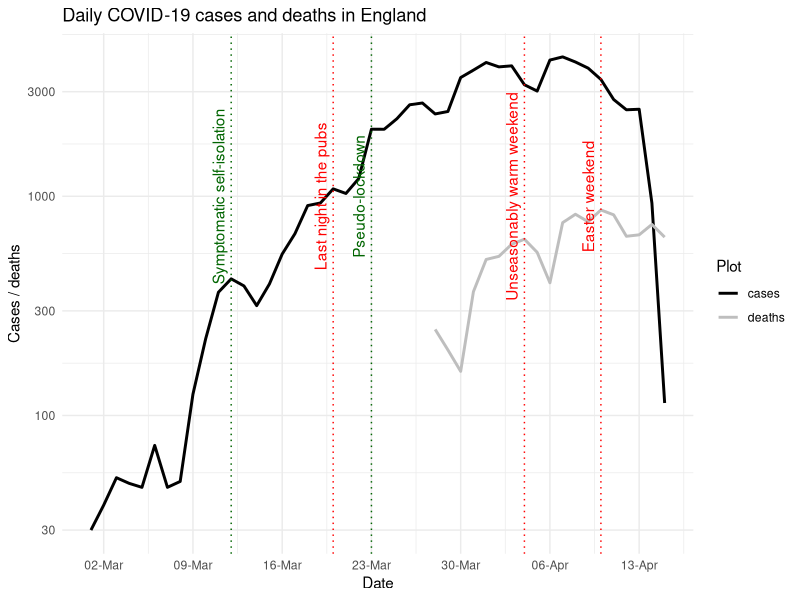
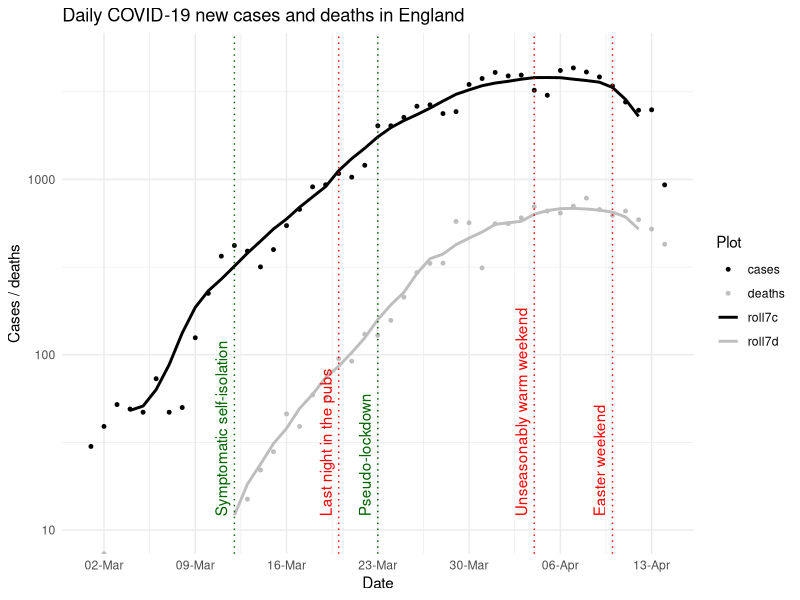
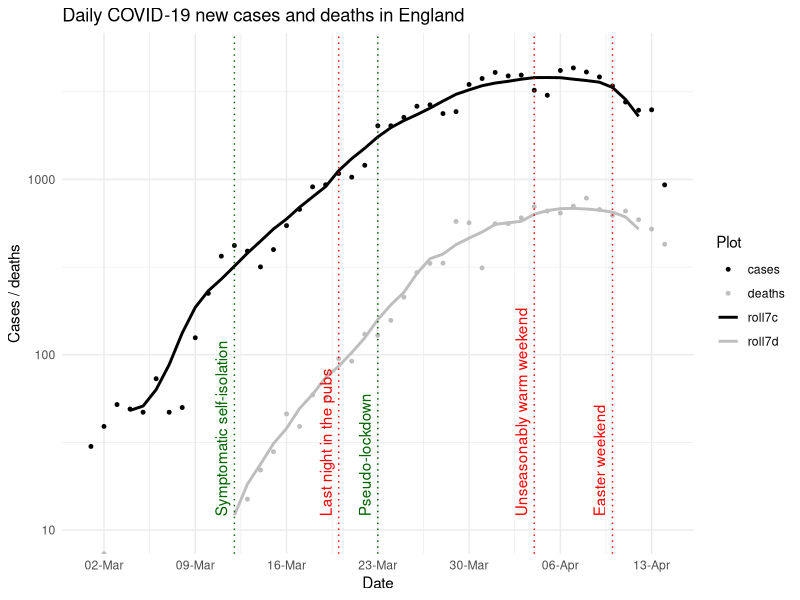

The R source for these figures, in order:
library(tidyverse)
library(xts)
#library(tbl2xts)
setwd("~/Documents/GitHub/covid-19")

# Get latest data from https://coronavirus.data.gov.uk/ - no way to automate this that I can see
cases <- read_csv("data/coronavirus-cases.csv")
deaths <- read_csv("data/coronavirus-deaths.csv") # Note deaths only from late-March onwards

# Country level data (England only)
eng_cases <- cases %>% filter(`Area name`=="England") %>% 
  select(date=`Specimen date`, cases_daily=`Daily lab-confirmed cases`, cases_cum=`Cumulative lab-confirmed cases`)
eng_deaths <- deaths %>% filter(`Area name`=="England") %>% 
  select(date=`Reporting date`, deaths_daily=`Daily hospital deaths`, deaths_cum=`Cumulative hospital deaths`)
# Filter for >50 cumulative cases, also removes NAs, and make tidy
eng <- full_join(eng_cases, eng_deaths) %>% 
  filter(cases_cum>50) %>% 
  select (date, deaths=deaths_daily, cases=cases_daily) %>% 
  pivot_longer(-date, names_to = "type", values_to = "count")

ggplot(eng, aes(x = date, y = count)) + 
  geom_line(aes(color = type), size = 1) +
  scale_color_manual(values = c("black", "grey")) +
  scale_y_continuous(trans='log10') +
  scale_x_date(date_breaks = "week" , date_labels = "%d-%b") +
  labs(title="Daily COVID-19 cases and deaths in England", x="Date", y="Cases / deaths", color="Plot") +
  geom_vline(xintercept=as.numeric(as.Date("2020-03-12")), color = "darkgreen", linetype=3) +
  annotate(geom = "text", x=as.Date("2020-03-11"), y=1000, label = "Symptomatic self-isolation", color = "darkgreen", angle = 90) +
  geom_vline(xintercept=as.numeric(as.Date("2020-03-20")), color = "red", linetype=3) +
  annotate(geom = "text", x=as.Date("2020-03-19"), y=1000, label = "Last night in the pubs", color = "red", angle = 90) +
  geom_vline(xintercept=as.numeric(as.Date("2020-03-23")), color = "darkgreen", linetype=3) +
  annotate(geom = "text", x=as.Date("2020-03-22"), y=1000, label = "Pseudo-lockdown", color = "darkgreen", angle = 90) +
  geom_vline(xintercept=as.numeric(as.Date("2020-04-04")), color = "red", linetype=3) +
  annotate(geom = "text", x=as.Date("2020-04-03"), y=1000, label = "Unseasonably warm weekend", color = "red", angle = 90) +
  geom_vline(xintercept=as.numeric(as.Date("2020-04-10")), color = "red", linetype=3) +
  annotate(geom = "text", x=as.Date("2020-04-09"), y=1000, label = "Easter weekend", color = "red", angle = 90) +
  theme_minimal()

# Alternative source for deaths data https://www.england.nhs.uk/statistics/statistical-work-areas/covid-19-daily-deaths/
# Can't be bothered to go through all the hoops of readxl and automatic data extraction so here's a processed csv
data <- read_csv("data/processed.csv")
data$date = as.Date(data$date)
data$roll7c <- rollmean(data$cases, 7, fill=NA)
data$roll7d <- rollmean(data$deaths, 7, fill=NA)
data_roll <- filter(data, date<=as.Date("2020-04-14"))  %>% select(date, roll7c, roll7d) %>% 
  pivot_longer(-date, names_to = "type", values_to = "count")
data <- filter(data, date<=as.Date("2020-04-14"))  %>% select(date, cases, deaths) %>% 
  pivot_longer(-date, names_to = "type", values_to = "count")

ggplot(data, aes(x = date, y = count)) + 
  geom_point(aes(color = type), size = 1) +
  geom_line(data=data_roll, aes(color = type), size = 1)+
  scale_color_manual(values = c("black", "grey", "black", "grey")) +
  scale_y_continuous(trans='log10', limits=c(10,5000)) +
  scale_x_date(date_breaks = "weeks" , date_labels = "%d-%b") +
  labs(title="Daily COVID-19 new cases and deaths in England", x="Date", y="Cases / deaths", color="Plot") +
  geom_vline(xintercept=as.numeric(as.Date("2020-03-12")), color = "darkgreen", linetype=3) +
  annotate(geom = "text", x=as.Date("2020-03-11"), y=12, label = "Symptomatic self-isolation", color = "darkgreen", angle = 90, hjust=0) +
  geom_vline(xintercept=as.numeric(as.Date("2020-03-20")), color = "red", linetype=3) +
  annotate(geom = "text", x=as.Date("2020-03-19"), y=12, label = "Last night in the pubs", color = "red", angle = 90, hjust=0) +
  geom_vline(xintercept=as.numeric(as.Date("2020-03-23")), color = "darkgreen", linetype=3) +
  annotate(geom = "text", x=as.Date("2020-03-22"), y=12, label = "Pseudo-lockdown", color = "darkgreen", angle = 90, hjust=0) +
  geom_vline(xintercept=as.numeric(as.Date("2020-04-04")), color = "red", linetype=3) +
  annotate(geom = "text", x=as.Date("2020-04-03"), y=12, label = "Unseasonably warm weekend", color = "red", angle = 90, hjust=0) +
  geom_vline(xintercept=as.numeric(as.Date("2020-04-10")), color = "red", linetype=3) +
  annotate(geom = "text", x=as.Date("2020-04-09"), y=12, label = "Easter weekend", color = "red", angle = 90, hjust=0) +
  theme_minimal()

ggsave("Rplot.png")

# Time series analysis
#eng$date = as.POSIXlt(eng$date)
#eng_ts <- tbl_xts(eng)
#autoplot(eng_ts, facet=F)
